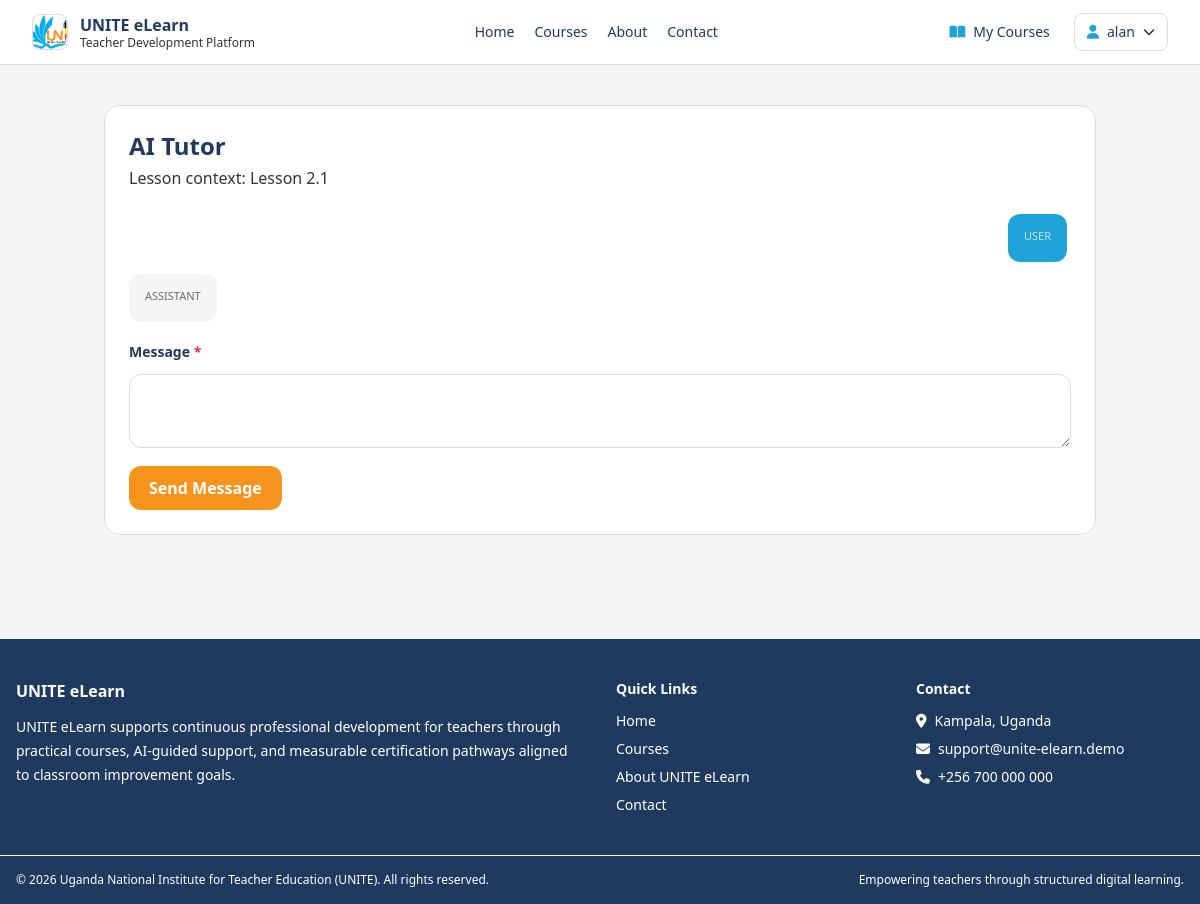
Page /ai/chat/?session_id=2 (signed in) on the earlier database version.
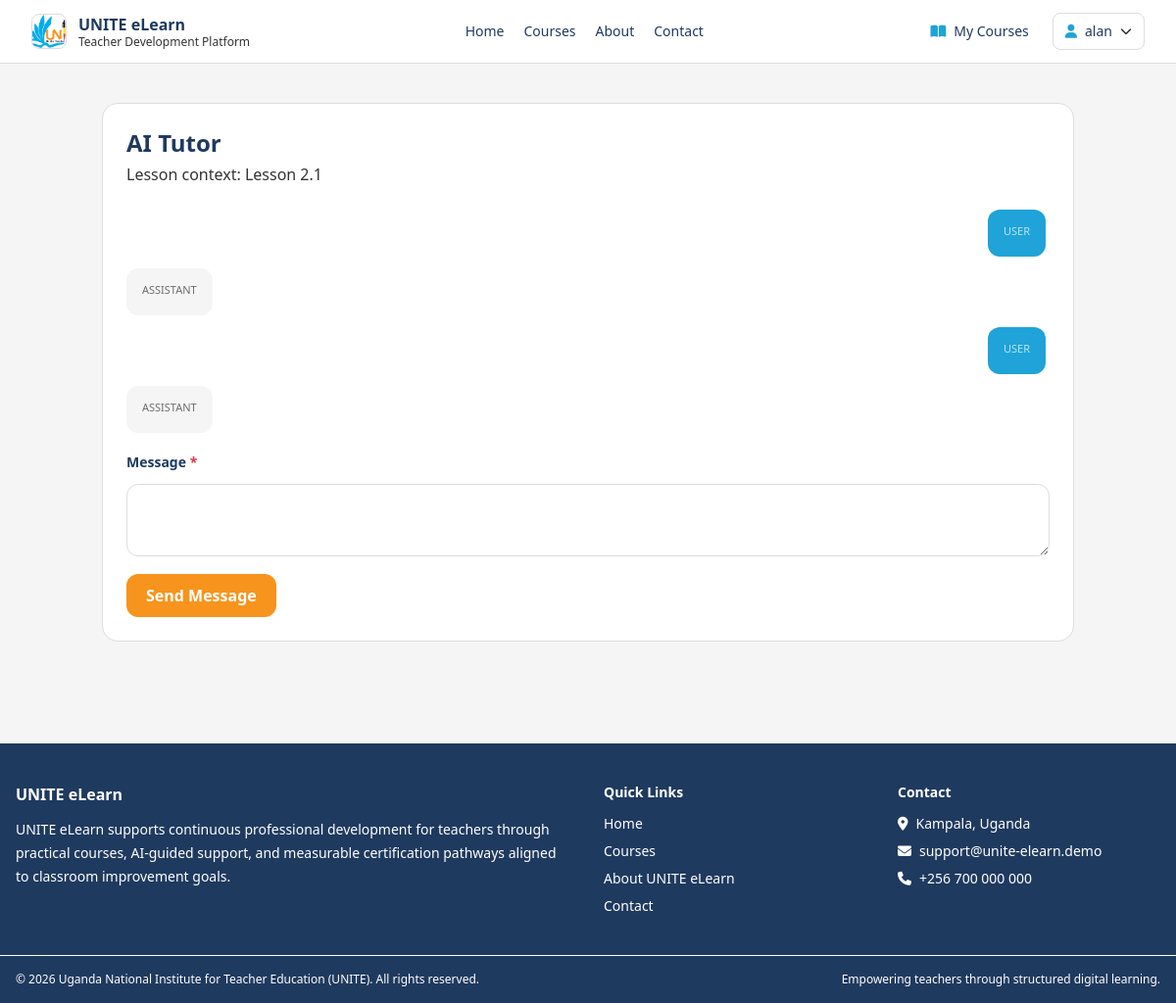
Same page on the later database version.
### ai_tutor/models.py (models this page shows, shortened)
class ChatMessage(models.Model):
    ROLE_USER = "user"
    ROLE_ASSISTANT = "assistant"
    ROLE_SYSTEM = "system"
    ROLE_CHOICES = [
        (ROLE_USER, "User"),
        (ROLE_ASSISTANT, "Assistant"),
        (ROLE_SYSTEM, "System"),
    ]
    session = models.ForeignKey(ChatSession, on_delete=models.CASCADE, related_name="messages")
    role = models.CharField(max_length=20, choices=ROLE_CHOICES)
    message = models.TextField()
    created_at = models.DateTimeField(auto_now_add=True)
    class Meta:
        ordering = ["created_at"]

### ai_tutor/views.py (the view)
# urls.py: path("ai/chat/", views.ai_chat_view, name="chat"),
@login_required
def ai_chat_view(request):
    course_id = request.GET.get("course_id")
    lesson_id = request.GET.get("lesson_id")
    session_id = request.GET.get("session_id")
    course = Course.objects.filter(id=course_id).first() if course_id else None
    lesson = Lesson.objects.select_related("module", "module__course").filter(id=lesson_id).first() if lesson_id else None
    if lesson:
        course = lesson.module.course
    if course and not Enrollment.objects.filter(user=request.user, course=course).exists():
        messages.error(request, "Enroll in the course first to use this tutor context.")
        return redirect("courses:detail", slug=course.slug)
    session = _get_or_create_session(request.user, course=course, lesson=lesson, session_id=session_id)
    chat_form = AIChatForm()
    return render(
        request,
        "ai_tutor/chat.html",
        {
            "session": session,
            "messages_list": session.messages.all(),
            "chat_form": chat_form,
            "course": session.course,
            "lesson": session.lesson,
        },
    )

### ai_tutor/forms.py
class AIChatForm(forms.Form):
    message = forms.CharField(widget=forms.Textarea(attrs={"rows": 3}), max_length=2000)

### ai_tutor/views.py (called while the page is built, shortened)
def _get_or_create_session(user, course=None, lesson=None, session_id=None):
    if session_id:
        return get_object_or_404(ChatSession, id=session_id, user=user)

### ai_tutor/templates/ai_tutor/chat.html (shortened to what this page needs)
{% extends 'base.html' %}
{% block content %}
<section class="max-w-5xl mx-auto px-4 py-10">
    <div class="bg-white border border-unite-gray-300 rounded-2xl p-6">
        <h1 class="text-2xl font-bold text-unite-navy-500">AI Tutor</h1>
        <p class="text-unite-text-main mt-1">
            {% if lesson %}Lesson context: {{ lesson.title }}{% elif course %}Course context: {{ course.title }}{% else %}General teacher training support{% endif %}
        </p>
        <div id="chat-messages" class="mt-6 space-y-3 max-h-[460px] overflow-y-auto pr-1">
            {% for msg in messages_list %}
                <div class="{% if msg.role == 'user' %}text-right{% endif %}">
                    <div class="inline-block max-w-[85%] px-4 py-3 rounded-xl text-sm {% if msg.role == 'user' %}bg-unite-blue-500 text-white{% else %}bg-unite-gray-100 text-unite-text-main{% endif %}">
                        <p class="text-[11px] mb-1 opacity-70 uppercase">{{ msg.role }}</p>
                    </div>
                </div>
            {% empty %}
                <div class="text-center py-10 text-unite-text-main">
                    <i class="fa-regular fa-comments text-3xl"></i>
                    <p class="mt-2 text-sm">No messages yet. Ask your first question.</p>
                </div>
            {% endfor %}
        </div>
        <form id="chat-form" method="post" action="{% url 'ai_tutor:send' %}" class="mt-5 space-y-3">
            <div class="grid gap-3">
                {% for field in chat_form %}
                    {% include 'partials/form_field.html' with field=field %}
                {% endfor %}
            </div>
            <button type="submit" data-loading="1" class="px-5 py-2.5 rounded-xl bg-unite-orange-500 hover:bg-unite-orange-600 text-white font-semibold ">Send Message</button>
        </form>
    </div>
</section>
{% endblock %}

Differences in the rows shown:
added ChatMessage: role "USER"
added ChatMessage: role "ASSISTANT"
